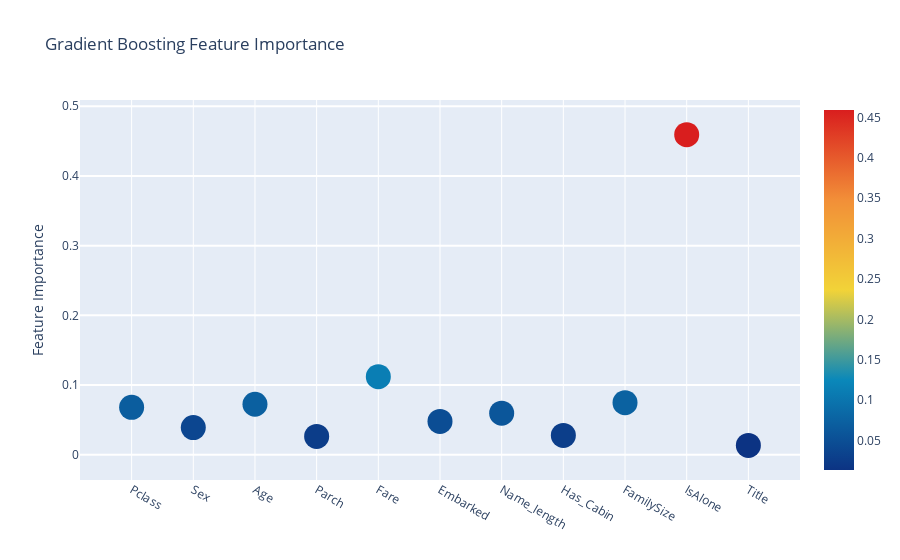

Notebook code for this chart:
### Code cell
# Scatter plot
trace = go.Scatter(
    y = feature_dataframe['Gradient Boost feature importances'].values,
    x = feature_dataframe['features'].values,
    mode = 'markers',
    marker = dict(
        sizemode = 'diameter',
        sizeref = 1,
        size = 25,
        color = feature_dataframe['Gradient Boost feature importances'].values,
        colorscale = 'Portland',
        showscale = True
    ),
    text = feature_dataframe['features'].values
)
data = [trace]

layout = go.Layout(
    autosize = True,
    title = 'Gradient Boosting Feature Importance',
    hovermode = 'closest',
    yaxis = dict(
        title = 'Feature Importance',
        ticklen = 5,
        gridwidth = 2
    ),
    showlegend =  False
)

fig = go.Figure(data = data, layout = layout)
py.iplot(fig, filename = 'scatter2010')

### Figure 1 — Plotly figure (JSON) as saved in the notebook; plotly's stock layout.template omitted (floating-point values rounded to 4 significant figures)
{"data": [{"marker": {"color": [0.06796, 0.03889, 0.07238, 0.02629, 0.1119, 0.04779, 0.05966, 0.02775, 0.07463, 0.4593, 0.0134], "colorscale": [[0.0, "rgb(12,51,131)"], [0.25, "rgb(10,136,186)"], [0.5, "rgb(242,211,56)"], [0.75, "rgb(242,143,56)"], [1.0, "rgb(217,30,30)"]], "showscale": true, "size": 25, "sizemode": "diameter", "sizeref": 1}, "mode": "markers", "text": ["Pclass", "Sex", "Age", "Parch", "Fare", "Embarked", "Name_length", "Has_Cabin", "FamilySize", "IsAlone", "Title"], "type": "scatter", "x": ["Pclass", "Sex", "Age", "Parch", "Fare", "Embarked", "Name_length", "Has_Cabin", "FamilySize", "IsAlone", "Title"], "y": [0.06796, 0.03889, 0.07238, 0.02629, 0.1119, 0.04779, 0.05966, 0.02775, 0.07463, 0.4593, 0.0134]}], "layout": {"autosize": true, "hovermode": "closest", "showlegend": false, "title": {"text": "Gradient Boosting Feature Importance"}, "yaxis": {"gridwidth": 2, "ticklen": 5, "title": {"text": "Feature Importance"}}}}
